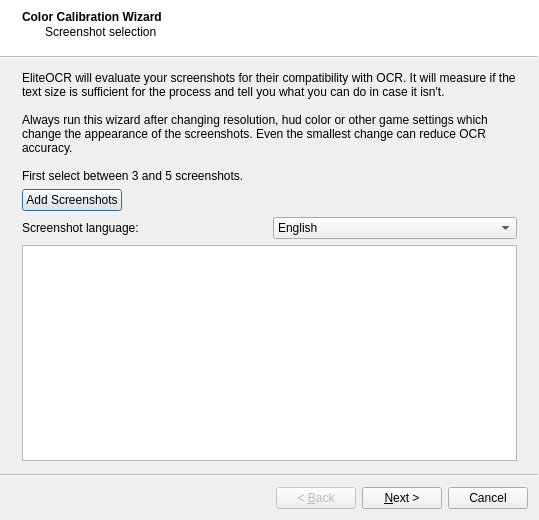
<?xml version="1.0" encoding="UTF-8"?>
<ui version="4.0">
 <class>ColorCalibrationWizard</class>
 <widget class="QWizard" name="ColorCalibrationWizard">
  <property name="geometry">
   <rect>
    <x>0</x>
    <y>0</y>
    <width>539</width>
    <height>520</height>
   </rect>
  </property>
  <property name="windowTitle">
   <string>Color Calibration Wizard</string>
  </property>
  <property name="wizardStyle">
   <enum>QWizard::ModernStyle</enum>
  </property>
  <widget class="CustomQWizardPage" name="wizardPage1">
   <property name="title">
    <string>Color Calibration Wizard</string>
   </property>
   <property name="subTitle">
    <string>Screenshot selection</string>
   </property>
   <layout class="QVBoxLayout" name="verticalLayout">
    <item>
     <widget class="QLabel" name="label_20">
      <property name="text">
       <string>EliteOCR will evaluate your screenshots for their compatibility with OCR. It will measure if the text size is sufficient for the process and tell you what you can do in case it isn't.

Always run this wizard after changing resolution, hud color or other game settings which change the appearance of the screenshots. Even the smallest change can reduce OCR accuracy.

First select between 3 and 5 screenshots.</string>
      </property>
      <property name="wordWrap">
       <bool>true</bool>
      </property>
     </widget>
    </item>
    <item>
     <layout class="QHBoxLayout" name="horizontalLayout_7">
      <item>
       <widget class="QPushButton" name="add_screenshots">
        <property name="text">
         <string>Add Screenshots</string>
        </property>
       </widget>
      </item>
      <item>
       <spacer name="horizontalSpacer_2">
        <property name="orientation">
         <enum>Qt::Horizontal</enum>
        </property>
        <property name="sizeHint" stdset="0">
         <size>
          <width>40</width>
          <height>20</height>
         </size>
        </property>
       </spacer>
      </item>
     </layout>
    </item>
    <item>
     <layout class="QHBoxLayout" name="horizontalLayout_9">
      <item>
       <widget class="QLabel" name="label_8">
        <property name="text">
         <string>Screenshot language:</string>
        </property>
       </widget>
      </item>
      <item>
       <widget class="QComboBox" name="ocr_language">
        <item>
         <property name="text">
          <string>English</string>
         </property>
        </item>
        <item>
         <property name="text">
          <string>German</string>
         </property>
        </item>
        <item>
         <property name="text">
          <string>French</string>
         </property>
        </item>
       </widget>
      </item>
     </layout>
    </item>
    <item>
     <widget class="QListWidget" name="screenshot_list"/>
    </item>
   </layout>
  </widget>
  <widget class="CustomQWizardPage" name="wizardPage2">
   <property name="title">
    <string>Color Calibration Wizard</string>
   </property>
   <property name="subTitle">
    <string>Screenshot evaluation</string>
   </property>
   <layout class="QVBoxLayout" name="verticalLayout_2">
    <item>
     <widget class="QLabel" name="label_21">
      <property name="text">
       <string>Now EliteOCR will calibrate itself to your HUD color. It is necessary in order to maximize the OCR accuracy. When finished it will inform you about quality of your screenshots and the accuracy you can expect. 
Please wait. This process can take some time.</string>
      </property>
      <property name="wordWrap">
       <bool>true</bool>
      </property>
     </widget>
    </item>
    <item>
     <widget class="QProgressBar" name="analyzing_progress">
      <property name="maximum">
       <number>0</number>
      </property>
      <property name="value">
       <number>0</number>
      </property>
      <property name="textVisible">
       <bool>false</bool>
      </property>
     </widget>
    </item>
    <item>
     <layout class="QHBoxLayout" name="horizontalLayout_11">
      <item>
       <widget class="QLabel" name="label_13">
        <property name="text">
         <string>Time left:</string>
        </property>
       </widget>
      </item>
      <item>
       <widget class="QLabel" name="time_left">
        <property name="text">
         <string>calculating</string>
        </property>
       </widget>
      </item>
      <item>
       <spacer name="horizontalSpacer_4">
        <property name="orientation">
         <enum>Qt::Horizontal</enum>
        </property>
        <property name="sizeHint" stdset="0">
         <size>
          <width>40</width>
          <height>20</height>
         </size>
        </property>
       </spacer>
      </item>
     </layout>
    </item>
    <item>
     <widget class="QPlainTextEdit" name="scr_result">
      <property name="readOnly">
       <bool>true</bool>
      </property>
     </widget>
    </item>
   </layout>
  </widget>
 </widget>
 <customwidgets>
  <customwidget>
   <class>CustomQWizardPage</class>
   <extends>QWizardPage</extends>
   <header>customqwizardpage.h</header>
   <container>1</container>
  </customwidget>
 </customwidgets>
 <resources/>
 <connections/>
</ui>
